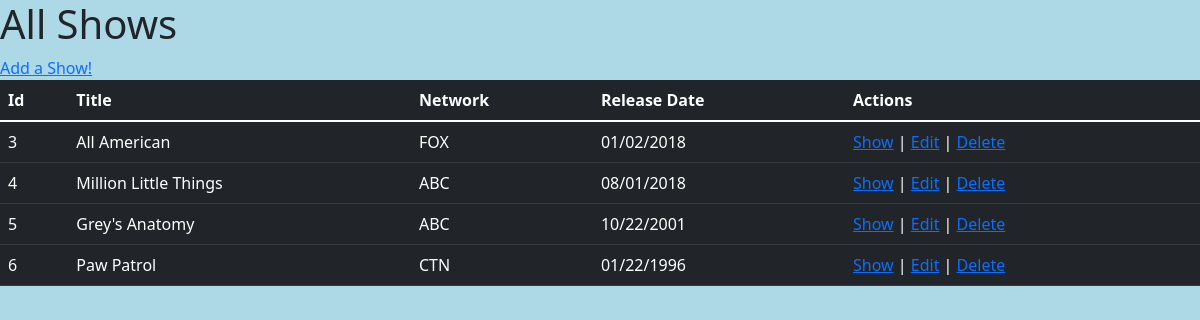
Before: / with the older database file.
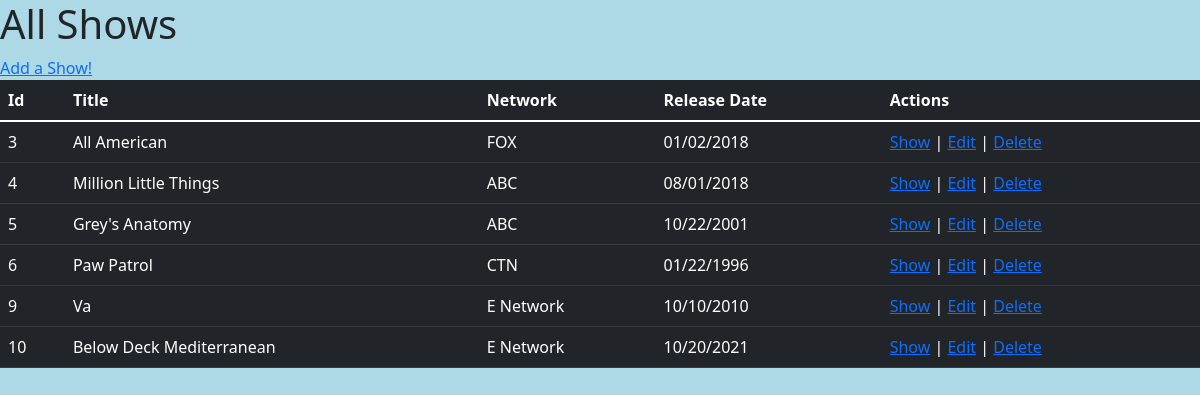
After: the same page with the newer database file.
### tv_shows_app/models.py (models this page shows)
class Show(models.Model):
    title = models.CharField(max_length=255)
    network = models.CharField(max_length=45)
    release_date = models.DateTimeField()
    description = models.CharField(max_length=255)
    created_at = models.DateTimeField(auto_now_add = True)
    updated_at = models.DateTimeField(auto_now= True)
    objects = ShowManager()

### tv_shows_app/views.py (the view)
# urls.py: path('', views.index),
def index(request):
    context = {
        'shows': Show.objects.all()
    }
    return render(request, 'shows.html', context)

### tv_shows_app/templates/shows.html (shortened to what this page needs)
<!DOCTYPE html>
<html lang="en">
<head>
    <link rel="stylesheet" href="https://cdn.jsdelivr.net/npm/bootstrap@5.1.3/dist/css/bootstrap.min.css">
    {% load static %}
    <link rel="stylesheet" href="{% static 'style.css' %}">
</head>
<body>
    <h1>All Shows</h1>
    <table class="table table-dark">
        <thead>
            <tr>
                <th>Id</th>
                <th>Title</th>
                <th>Network</th>
                <th>Release Date</th>
                <th>Actions</th>
            </tr>
        </thead>
        <tbody>
        {% for show in shows %}
            <tr>
                <td>{{ show.id }}</td>
                <td>{{ show.title }}</td>
                <td>{{ show.network }}</td>
                <td>{{ show.release_date|date:"SHORT_DATE_FORMAT" }}</td>
                <td><a href="/shows/{{ show.id }}">Show</a> | <a href="/shows/{{ show.id }}/edit">Edit</a> | <a href="/shows/{{ show.id }}/delete">Delete</a></td>
            </tr>
        {% endfor %}
        </tbody>
        <a href="/shows/new">Add a Show!</a>
    </table>
</body>
</html>

### tv_shows_app/static/style.css (style rules this page uses)
body { background-color: lightblue; }

Changed rows visible on the page:
added Show: id "9", title "Va", network "E Network", release_date "10/10/2010"
added Show: id "10", title "Below Deck Mediterranean", network "E Network", release_date "10/20/2021"
